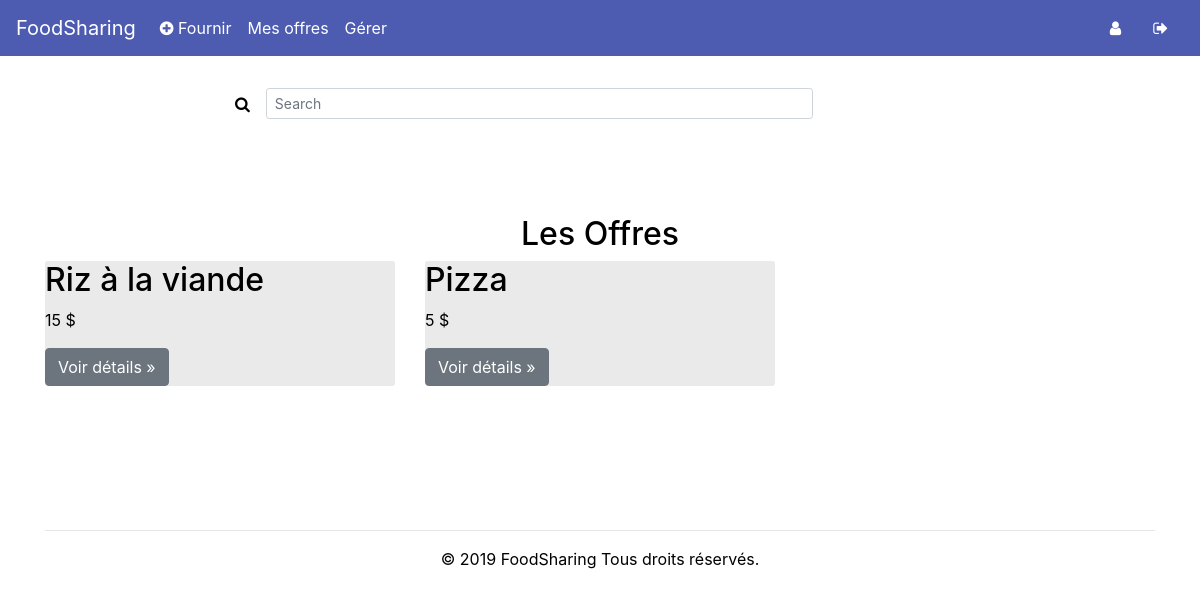
The app's page /admin (signed in), older data.
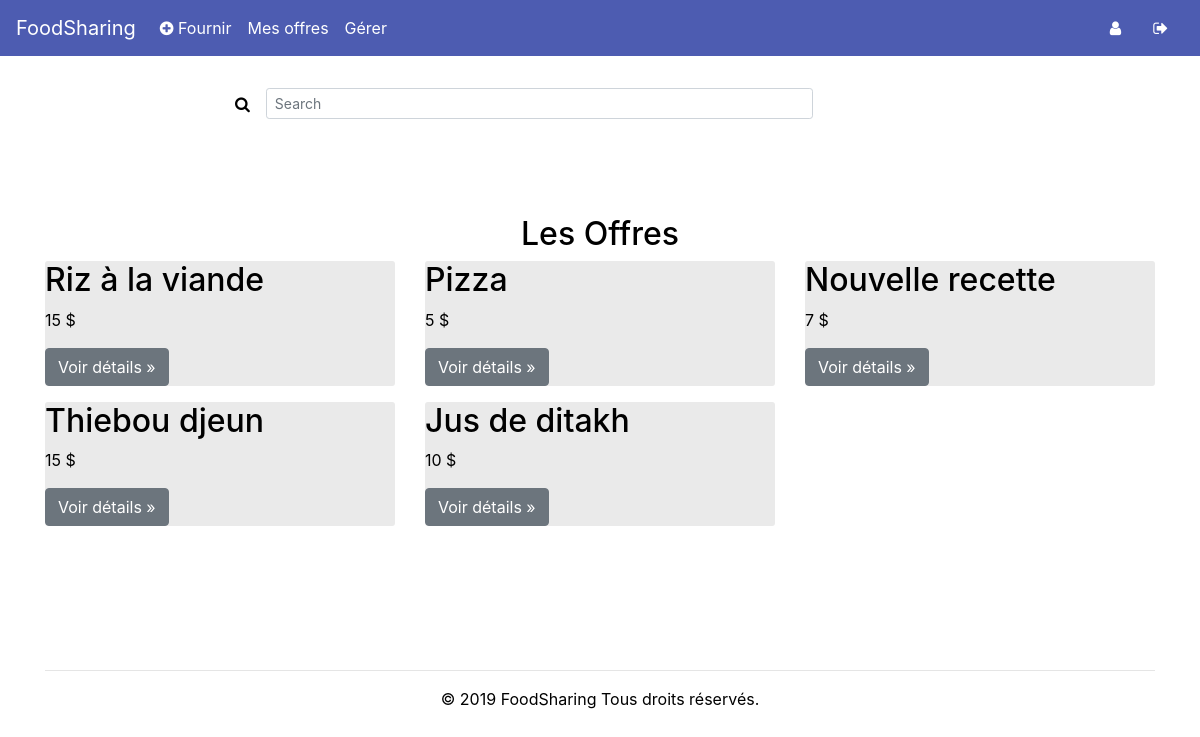
The same page, newer data.
### tables this page shows
CREATE TABLE Offers (
    offer_id INTEGER PRIMARY KEY,
    offer_categorie_id INTEGER,
    offer_user_id INTEGER,
    offer_title varchar(255) NOT NULL,
    offer_description varchar(255) NOT NULL,
    offer_price varchar(255) NOT NULL,
    FOREIGN KEY(offer_categorie_id) REFERENCES Categories(categorie_id),
    FOREIGN KEY(offer_user_id) REFERENCES regularsUsers(user_id)
);

### app.py (the view)
@app.route('/admin')
def home_page_admin():
    if session.get("id") is None:
        return redirect('/')
    else:
        db = Database()
        offers = db.get_all_offers()
        categories = db.get_categories()
        db.disconnect()
        return render_template('home_admin.html', year=now, offers=offers, categories=categories)

### database.py (called while the page is built)
    def get_connection(self):
        if self.connection is None:
            try:
                self.connection = sqlite3.connect('database/users.db')
            except sqlite3.Error as error:
                print("Failed to insert Python variable into sqlite table", error)
        return self.connection

    def disconnect(self):
        if self.connection is not None:
            self.connection.close()

    def get_all_offers(self):
        connect = self.get_connection()
        cur = connect.cursor()
        cur.execute("SELECT * FROM Offers")
        result = cur.fetchall()
        if result is None:
            return None
        else:
            return result

    def get_categories(self):
        connect = self.get_connection()
        cur = connect.cursor()
        cur.execute("SELECT categorie_id, categorie_title FROM Categories ORDER BY categorie_title ASC")
        result = cur.fetchall()
        if result is None:
            return None
        else:
            return result

### templates/home_admin.html (shortened to what this page needs)
<!DOCTYPE html>
 <html class="not-ie no-js" lang="fr">
    <head>
        <link href="https://stackpath.bootstrapcdn.com/bootstrap/4.3.1/css/bootstrap.min.css" rel="stylesheet">
        <link href="/static/css/HomeStyle.css" rel="stylesheet">
        <link rel="stylesheet" href="https://cdnjs.cloudflare.com/ajax/libs/font-awesome/4.7.0/css/font-awesome.min.css">
    </head>
    <body>
            <nav class="navbar navbar-expand-lg navbar-light" style="background-color:#4d5cb1;">
                  <a class="navbar-brand" href="/" style="color:white!important;">FoodSharing</a>
                <div class="collapse navbar-collapse" id="navbarText">
                <ul class="navbar-nav mr-auto">
                  <li class="nav-item">
                    <a class="nav-link" href="/add_offer" style="color:white!important;"><i class="fa fa-plus-circle" aria-hidden="true"></i> Fournir</a>
                  </li>
                  <li class="nav-item">
                    <a class="nav-link" href="/my_offers" style="color:white!important;">Mes offres</a>
                  </li>
                    <li class="nav-item">
                    <a class="nav-link" href="#" style="color:white!important;">Gérer</a>
                  </li>
                </ul>
                <a class="nav-link" href="/profile" style="color:white!important;"><i class="fa fa-user" aria-hidden="true"></i></a>
                <a class="nav-link" href="/disconnect" style="color:white!important;"><i class="fa fa-sign-out" aria-hidden="true"></i></a>
              </div>
            </nav>
            <div class="container">
                <div class="row">
                    <div class="col-md-8" style="margin: 0 auto;">
                        <form class="form-inline md-form form-sm mt-0" style="padding-top: 2rem;">
                          <i class="fa fa-search" aria-hidden="true"></i>
                          <input class="form-control form-control-sm ml-3 w-75" type="text" placeholder="Search"
                            aria-label="Search">
                        </form>
                    </div>
                </div>
                <div class="row">
                    <div class="col-md-12"><h2 class="text-center" style="
                        padding-top: 6rem;
                        ">Les Offres</h2></div>
                </div>
                <div class="row">
                    {% if offers is defined %}
                        {% for offer_info in offers %}
                            <div class="col-md-4" style="/*margin-right: 3px;*/">
                            <article class="offer_container">
                              <h2>{{ offer_info[3] }}</h2>
                              <p> {{ offer_info[5] }} $</p>
                              <p><a class="btn btn-secondary" href="/offer/{{ offer_info[0] }}" role="button">Voir détails &raquo;</a></p>
                            </article>
                            </div>
                        {% endfor %}
                    {% else %}
                        <div class="col-md-12"><h3 class="text-center" style="color:yellowgreen">Il n'y a pas d'annonces présentement</h3></div>
                    {% endif %}
                </div>
				<div class="text-center footer">
                    <hr/>
		            <p>© {{ year }} FoodSharing Tous droits réservés.</p>
		        </div>
			</div>
    </body>

Row changes from the older to the newer data that the page shows:
added Offers: offer_title "Nouvelle recette", offer_price "7"
added Offers: offer_title "Thiebou djeun", offer_price "15"
added Offers: offer_title "Jus de ditakh", offer_price "10"
